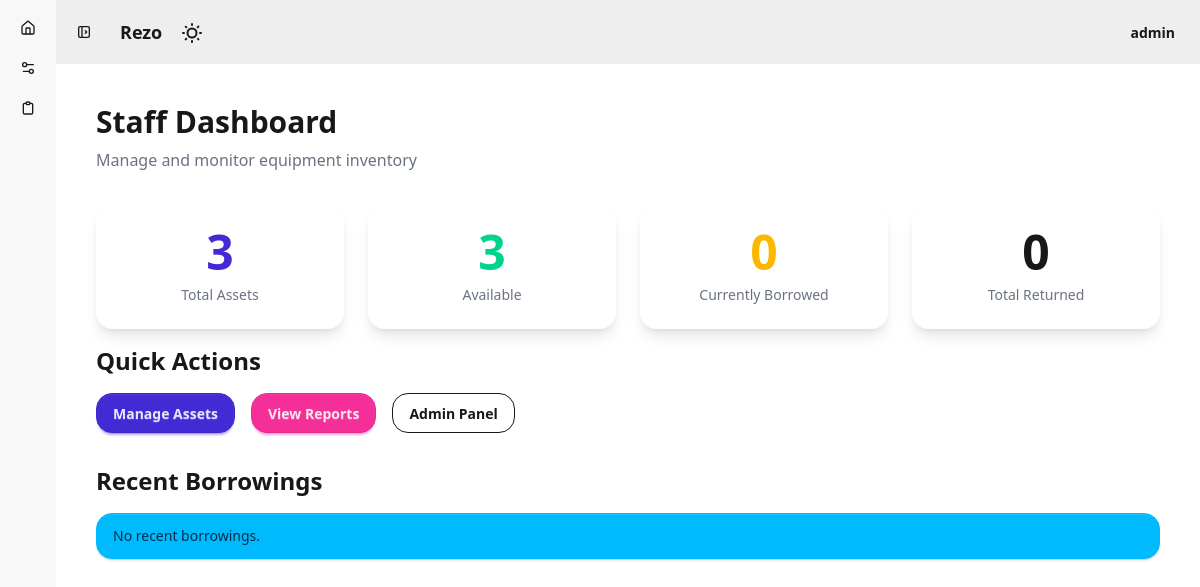
/inventory/staff/dashboard/ (signed in), run on an earlier commit of the app's database.
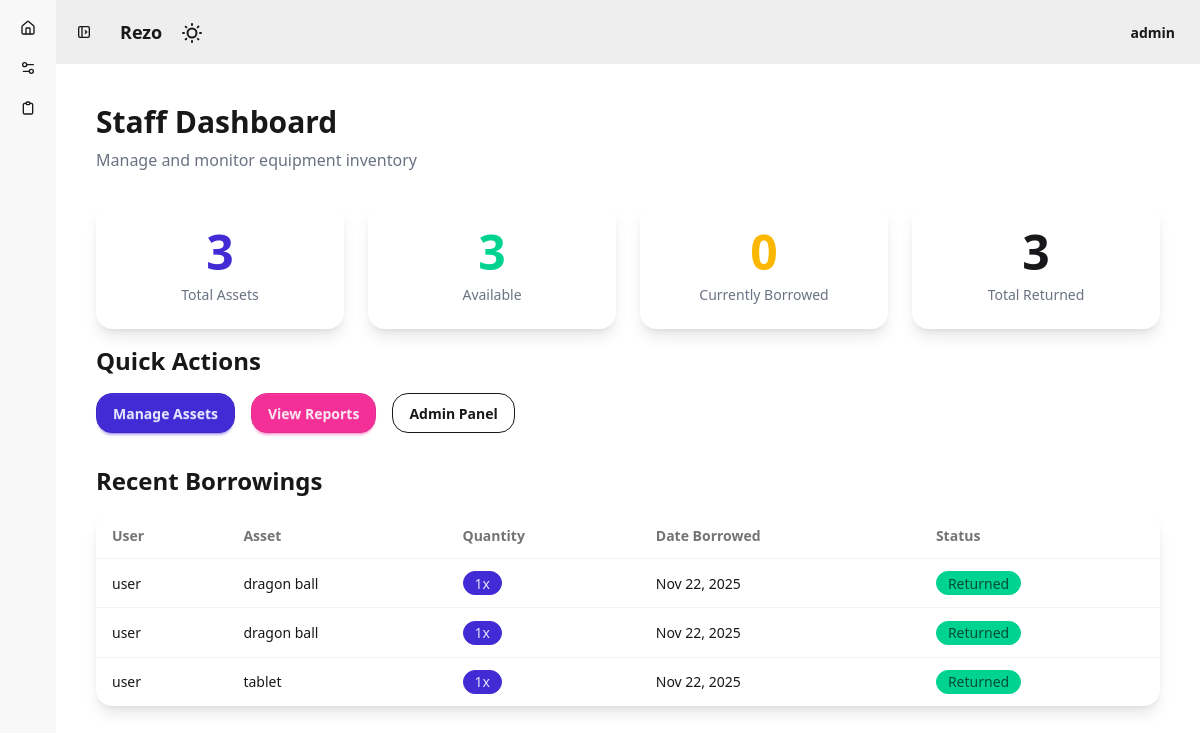
And on a later commit of the database.
### inventory/models.py (models this page shows, shortened)
class BorrowRecord(models.Model):
    user = models.ForeignKey(User, on_delete=models.CASCADE)
    asset = models.ForeignKey(Asset, on_delete=models.CASCADE)
    quantity = models.IntegerField(default=1)  # Number of items borrowed
    borrow_date = models.DateField(auto_now_add=True)
    return_date = models.DateField(null=True, blank=True)
    is_returned = models.BooleanField(default=False)

class Asset(models.Model):
    STATUS_CHOICES = [
        ('AVAILABLE', 'Available'),
        ('BORROWED', 'Borrowed'),
        ('REPAIR', 'Under Repair'),
        ('DISPOSED', 'Disposed'),
    ]
    name = models.CharField(max_length=100)
    serial_number = models.CharField(max_length=50, unique=True)
    category = models.ForeignKey(Category, on_delete=models.CASCADE)
    total_quantity = models.IntegerField(default=10)  # Total stock available (limit)
    status = models.CharField(max_length=20, choices=STATUS_CHOICES, default='AVAILABLE')
    image = models.ImageField(upload_to='media/assets/upload', null=True, blank=True)

### inventory/views.py (the view)
# urls.py: path('staff/dashboard/', views.staff_dashboard, name='staff_dashboard'),
@login_required
def staff_dashboard(request):
    if not (request.user.is_staff or request.user.groups.filter(name='Staff').exists()):
        messages.error(request, 'You do not have permission to access this page.')
        return redirect('asset_list')
    total_assets = Asset.objects.count()
    total_borrowed = BorrowRecord.objects.filter(is_returned=False).count()
    total_returned = BorrowRecord.objects.filter(is_returned=True).count()
    available_assets = Asset.objects.filter(status='AVAILABLE').count()
    recent_borrowings = BorrowRecord.objects.select_related('user', 'asset').order_by('-borrow_date')[:10]
    from .models import Category
    categories = Category.objects.all()
    context = {
        'total_assets': total_assets,
        'total_borrowed': total_borrowed,
        'total_returned': total_returned,
        'available_assets': available_assets,
        'recent_borrowings': recent_borrowings,
        'categories': categories,
    }
    return render(request, 'inventory/staff/dashboard.html', context)

### inventory/templates/inventory/staff/dashboard.html (shortened to what this page needs)
{% extends 'base.html' %}
{% block content %}
<div class="w-full p-6">
    <div class="mb-8">
        <h1 class="text-3xl font-bold mb-2">Staff Dashboard</h1>
        <p class="text-gray-500">Manage and monitor equipment inventory</p>
    </div>
    <div class="flex gap-6 mb-4">
        <div class="card bg-base-100 shadow-lg rounded-2xl flex-1">
            <div class="card-body text-center">
                <h2 class="text-5xl font-bold text-primary">{{ total_assets }}</h2>
                <p class="text-gray-500">Total Assets</p>
            </div>
        </div>
        <div class="card bg-base-100 shadow-lg rounded-2xl flex-1">
            <div class="card-body text-center">
                <h2 class="text-5xl font-bold text-success">{{ available_assets }}</h2>
                <p class="text-gray-500">Available</p>
            </div>
        </div>
        <div class="card bg-base-100 shadow-lg rounded-2xl flex-1">
            <div class="card-body text-center">
                <h2 class="text-5xl font-bold text-warning">{{ total_borrowed }}</h2>
                <p class="text-gray-500">Currently Borrowed</p>
            </div>
        </div>
        <div class="card bg-base-100 shadow-lg rounded-2xl flex-1">
            <div class="card-body text-center">
                <h2 class="text-5xl font-bold text-info">{{ total_returned }}</h2>
                <p class="text-gray-500">Total Returned</p>
            </div>
        </div>
    </div>
    <div class="mb-8">
        <h2 class="text-2xl font-bold mb-4">Quick Actions</h2>
        <div class="flex gap-4">
            <a href="{% url 'staff_manage_assets' %}" class="btn btn-primary rounded-2xl">
                Manage Assets
            </a>
            <a href="{% url 'staff_reports' %}" class="btn btn-secondary rounded-2xl">
                View Reports
            </a>
            <a href="/admin/" class="btn btn-outline rounded-2xl">
                Admin Panel
            </a>
        </div>
    </div>
    <div class="mb-8">
        <h2 class="text-2xl font-bold mb-4">Recent Borrowings</h2>
        {% if recent_borrowings %}
        <div class="overflow-x-auto">
            <table class="table table-zebra w-full bg-base-100 shadow-lg rounded-2xl">
                <thead>
                    <tr>
                        <th>User</th>
                        <th>Asset</th>
                        <th>Quantity</th>
                        <th>Date Borrowed</th>
                        <th>Status</th>
                    </tr>
                </thead>
                <tbody>
                    {% for borrowing in recent_borrowings %}
                    <tr>
                        <td>{{ borrowing.user.get_full_name|default:borrowing.user.username }}</td>
                        <td>{{ borrowing.asset.name }}</td>
                        <td><span class="badge badge-primary rounded-full">{{ borrowing.quantity }}x</span></td>
                        <td>{{ borrowing.borrow_date|date:"M d, Y" }}</td>
                        <td>
                            {% if borrowing.is_returned %}
                            <span class="badge badge-success rounded-full">Returned</span>
                            {% else %}
                            <span class="badge badge-warning rounded-full">Borrowed</span>
                            {% endif %}
                        </td>
                    </tr>
                    {% endfor %}
                </tbody>
            </table>
        </div>
        {% else %}
        <div class="alert alert-info rounded-2xl">
            <span>No recent borrowings.</span>
        </div>
        {% endif %}
    </div>
</div>
{% endblock %}

What changed in the data, as far as the page shows it:
added BorrowRecord: user.get_full_name "user", asset.name "dragon ball", quantity "1", borrow_date "Nov 22, 2025", is_returned True (drawn)
added BorrowRecord: user.get_full_name "user", asset.name "dragon ball", quantity "1", borrow_date "Nov 22, 2025", is_returned True (drawn)
added BorrowRecord: user.get_full_name "user", asset.name "tablet", quantity "1", borrow_date "Nov 22, 2025", is_returned True (drawn)
Also different on the page:
{{ total_returned }}: "0" → "3"
text no longer shown: "No recent borrowings."
text now shown: "User Asset Quantity Date Borrowed Status"
